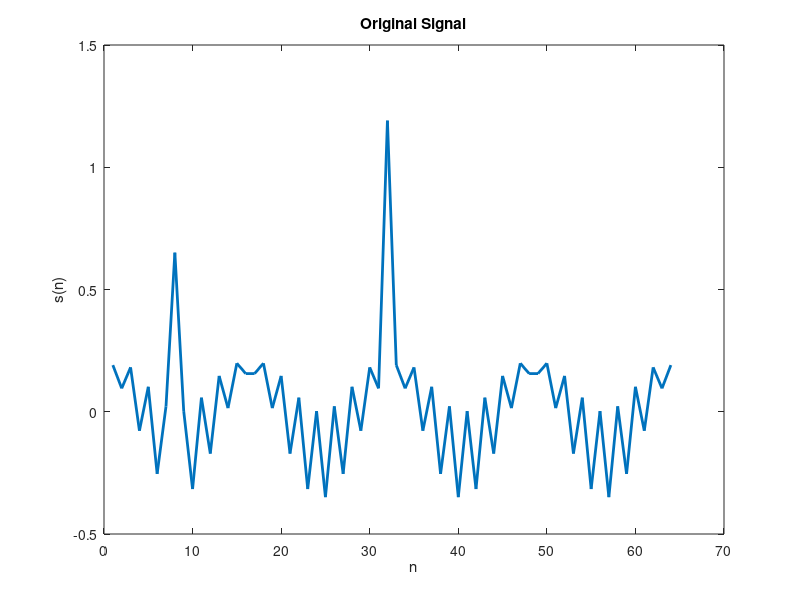

Reproduce this figure in MATLAB. (Note: this script raises an error after producing the figure.)
% -----------------------------------------	
% Basis pursuit pada basis overcomplete
% menggunakan Matlab Optimization Toolbox
% -----------------------------------------	
% 	
% length of signal 
clear;close all;clc;
N=64; %signal dimension 
over_factor=2; %over complete factor 
nAtoms=N*over_factor;

% create pair of orto-basis dictionary 
D1=eye(N,N); D2=dct(eye(N,N)); D=[D1;D2]';

% create a signal with N_support 
N_support=4;
pN=[8 32 73 125]; %dpt diganti dng indeks acak
x=zeros(N,1); 
X=zeros(nAtoms,1);%'transformed-domain signal 
for k=1:N_support;
  x=x+D(:,pN(k)); X(pN(k))=1; 
end; 
x0=x;

figure(1);plot(x0,'LineWidth',2);
xlabel('n');ylabel('s(n)');
title('Original Signal');

% perform measurement, >> add noise 
derau=randn(N,1);
y = x0 + 5*derau/(derau'*derau); 
min_y=min(y);
D_pos=-D;
% define dictionary A 
A=zeros(N,2*over_factor*N); 
A(:,1:over_factor*N)=D; 
A(:,over_factor*N+1:2*over_factor*N)=D_pos;

% Basis Pursuit on random basis 
f=ones(2*nAtoms,1); lb=zeros(2*nAtoms,1);
alpha=linprog(f,[],[],A,y,lb);

figure(2);
plot(1:nAtoms,X,'r:',1:nAtoms, ...
  alpha(1:nAtoms),'b--','LineWidth',2); 
  legend('original','alpha');


% get a few largest component by sorting alpha 
[z,imax]=sort(alpha(1:nAtoms));

% Reconstruct estimated signal 
x_hat=zeros(N,1);
for k=1:N_support;
  x_hat=x_hat+ D(:,imax(nAtoms-k+1)); 
end;
x_hat1=D*alpha(1:nAtoms);
figure(3);
plot(1:N,x0,'k.',1:N,y,'b-',1:N,x_hat,'r:',...
 1:N,y-x0,'g-',1:N,x_hat1,'k--', 'LineWidth',2); 
legend('original','noisy','estimated',...
 'noise-level','D*alpha');
xlabel('n');ylabel('s(n)');
%
figure(4);
plot(1:N,y-x0,'r-',1:N,x_hat-x0,'b-', ...
  1:N,x_hat1-x0,'k-', 'LineWidth',2); 
legend('initial error','estimation error', ...
  'D*alpha error');
xlabel('n');ylabel('e(n)');

